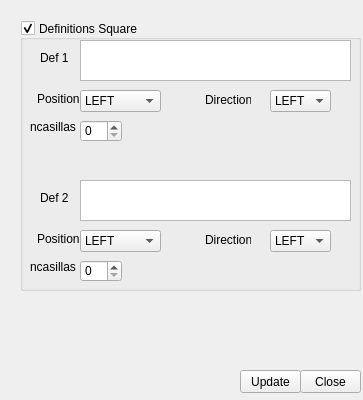
<?xml version="1.0" encoding="UTF-8"?>
<ui version="4.0">
 <class>SquareInfoWidget</class>
 <widget class="QWidget" name="SquareInfoWidget">
  <property name="geometry">
   <rect>
    <x>0</x>
    <y>0</y>
    <width>363</width>
    <height>400</height>
   </rect>
  </property>
  <property name="windowTitle">
   <string>Square Info</string>
  </property>
  <widget class="QGroupBox" name="groupBox_Defs">
   <property name="geometry">
    <rect>
     <x>20</x>
     <y>20</y>
     <width>341</width>
     <height>271</height>
    </rect>
   </property>
   <property name="title">
    <string>Definitions Square</string>
   </property>
   <property name="alignment">
    <set>Qt::AlignLeading|Qt::AlignLeft|Qt::AlignVCenter</set>
   </property>
   <property name="checkable">
    <bool>true</bool>
   </property>
   <widget class="QLabel" name="label">
    <property name="geometry">
     <rect>
      <x>20</x>
      <y>30</y>
      <width>41</width>
      <height>16</height>
     </rect>
    </property>
    <property name="text">
     <string>Def 1</string>
    </property>
   </widget>
   <widget class="QTextEdit" name="textEdit_Def1">
    <property name="geometry">
     <rect>
      <x>60</x>
      <y>20</y>
      <width>271</width>
      <height>41</height>
     </rect>
    </property>
   </widget>
   <widget class="QLabel" name="label_2">
    <property name="geometry">
     <rect>
      <x>20</x>
      <y>170</y>
      <width>41</width>
      <height>16</height>
     </rect>
    </property>
    <property name="text">
     <string>Def 2</string>
    </property>
   </widget>
   <widget class="QTextEdit" name="textEdit_Def2">
    <property name="geometry">
     <rect>
      <x>60</x>
      <y>160</y>
      <width>271</width>
      <height>41</height>
     </rect>
    </property>
   </widget>
   <widget class="QLabel" name="label_3">
    <property name="geometry">
     <rect>
      <x>17</x>
      <y>72</y>
      <width>46</width>
      <height>13</height>
     </rect>
    </property>
    <property name="text">
     <string>Position</string>
    </property>
   </widget>
   <widget class="QLabel" name="label_4">
    <property name="geometry">
     <rect>
      <x>185</x>
      <y>73</y>
      <width>46</width>
      <height>13</height>
     </rect>
    </property>
    <property name="text">
     <string>Direction</string>
    </property>
   </widget>
   <widget class="QComboBox" name="comboBox_Def1_Pos">
    <property name="geometry">
     <rect>
      <x>60</x>
      <y>70</y>
      <width>81</width>
      <height>22</height>
     </rect>
    </property>
    <item>
     <property name="text">
      <string>LEFT</string>
     </property>
    </item>
    <item>
     <property name="text">
      <string>RIGHT</string>
     </property>
    </item>
    <item>
     <property name="text">
      <string>TOP</string>
     </property>
    </item>
    <item>
     <property name="text">
      <string>BOTTOM</string>
     </property>
    </item>
    <item>
     <property name="text">
      <string>NONE</string>
     </property>
    </item>
   </widget>
   <widget class="QComboBox" name="comboBox_Def1_Dir">
    <property name="geometry">
     <rect>
      <x>250</x>
      <y>70</y>
      <width>61</width>
      <height>22</height>
     </rect>
    </property>
    <item>
     <property name="text">
      <string>LEFT</string>
     </property>
    </item>
    <item>
     <property name="text">
      <string>RIGHT</string>
     </property>
    </item>
    <item>
     <property name="text">
      <string>UP</string>
     </property>
    </item>
    <item>
     <property name="text">
      <string>DOWN</string>
     </property>
    </item>
    <item>
     <property name="text">
      <string>NONE</string>
     </property>
    </item>
   </widget>
   <widget class="QComboBox" name="comboBox_Def2_Pos">
    <property name="geometry">
     <rect>
      <x>60</x>
      <y>210</y>
      <width>81</width>
      <height>22</height>
     </rect>
    </property>
    <item>
     <property name="text">
      <string>LEFT</string>
     </property>
    </item>
    <item>
     <property name="text">
      <string>RIGHT</string>
     </property>
    </item>
    <item>
     <property name="text">
      <string>TOP</string>
     </property>
    </item>
    <item>
     <property name="text">
      <string>BOTTOM</string>
     </property>
    </item>
    <item>
     <property name="text">
      <string>NONE</string>
     </property>
    </item>
   </widget>
   <widget class="QLabel" name="label_5">
    <property name="geometry">
     <rect>
      <x>17</x>
      <y>212</y>
      <width>46</width>
      <height>13</height>
     </rect>
    </property>
    <property name="text">
     <string>Position</string>
    </property>
   </widget>
   <widget class="QLabel" name="label_6">
    <property name="geometry">
     <rect>
      <x>185</x>
      <y>213</y>
      <width>46</width>
      <height>13</height>
     </rect>
    </property>
    <property name="text">
     <string>Direction</string>
    </property>
   </widget>
   <widget class="QComboBox" name="comboBox_Def2_Dir">
    <property name="geometry">
     <rect>
      <x>250</x>
      <y>210</y>
      <width>61</width>
      <height>22</height>
     </rect>
    </property>
    <item>
     <property name="text">
      <string>LEFT</string>
     </property>
    </item>
    <item>
     <property name="text">
      <string>RIGHT</string>
     </property>
    </item>
    <item>
     <property name="text">
      <string>UP</string>
     </property>
    </item>
    <item>
     <property name="text">
      <string>DOWN</string>
     </property>
    </item>
    <item>
     <property name="text">
      <string>NONE</string>
     </property>
    </item>
   </widget>
   <widget class="QSpinBox" name="spinBox_ncasillas1">
    <property name="geometry">
     <rect>
      <x>60</x>
      <y>100</y>
      <width>42</width>
      <height>22</height>
     </rect>
    </property>
   </widget>
   <widget class="QLabel" name="label_7">
    <property name="geometry">
     <rect>
      <x>10</x>
      <y>100</y>
      <width>46</width>
      <height>13</height>
     </rect>
    </property>
    <property name="text">
     <string>ncasillas</string>
    </property>
   </widget>
   <widget class="QLabel" name="label_8">
    <property name="geometry">
     <rect>
      <x>10</x>
      <y>240</y>
      <width>46</width>
      <height>13</height>
     </rect>
    </property>
    <property name="text">
     <string>ncasillas</string>
    </property>
   </widget>
   <widget class="QSpinBox" name="spinBox_ncasillas2">
    <property name="geometry">
     <rect>
      <x>60</x>
      <y>240</y>
      <width>42</width>
      <height>22</height>
     </rect>
    </property>
   </widget>
  </widget>
  <widget class="QPushButton" name="pushButtonUpdate">
   <property name="geometry">
    <rect>
     <x>240</x>
     <y>370</y>
     <width>61</width>
     <height>23</height>
    </rect>
   </property>
   <property name="text">
    <string>Update</string>
   </property>
  </widget>
  <widget class="QPushButton" name="pushButton_Close">
   <property name="geometry">
    <rect>
     <x>300</x>
     <y>370</y>
     <width>61</width>
     <height>23</height>
    </rect>
   </property>
   <property name="text">
    <string>Close</string>
   </property>
  </widget>
 </widget>
 <resources/>
 <connections/>
</ui>
